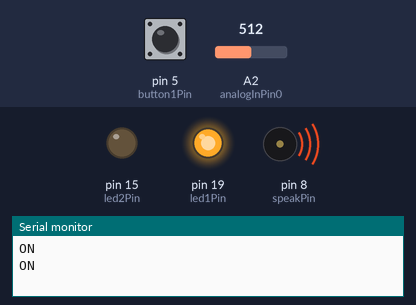
The sketch below on a simulated Arduino Uno, built with avr-gcc and run on an emulated ATmega328P. Parts: output pins drawn as LEDs (lit = HIGH), buzzer (waves = sounding), the last lines printed to the serial monitor. Inputs (shaded band) come from the test bench; at power-on: A2 (analogInPin0) = 512, pin 5 (button1Pin) HIGH. Random numbers use the default seed unless the sketch sets one.

Above: at 3.6 s.
3.7 s: A2 (analogInPin0) set to 529
At 4.1 s:
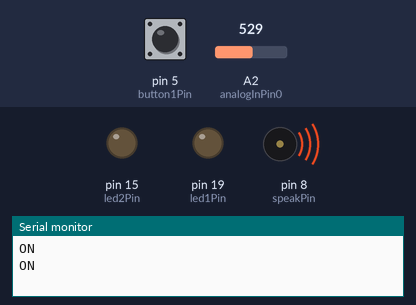
At 6.5 s:
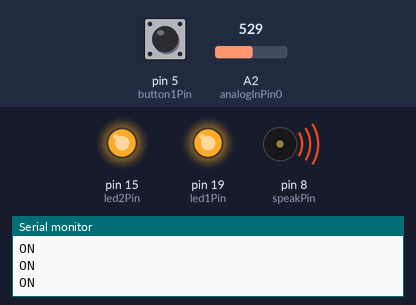
8.1 s: A2 (analogInPin0) set to 0
At 9.27 s:
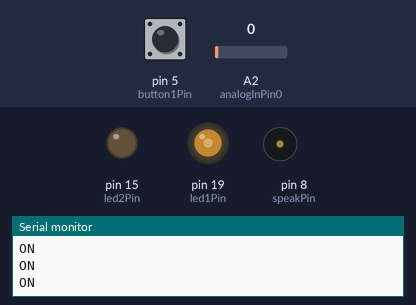
11.7 s: A2 (analogInPin0) set to 3
Timing chart, 0 to 14.1 s (numbered marks = the images above; inputs shaded):
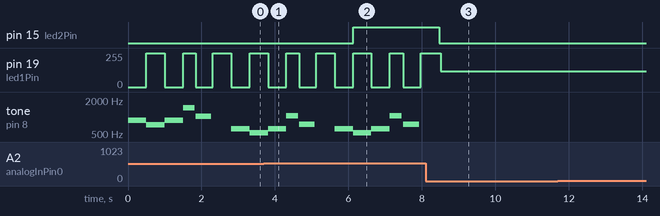

The sketch:

toneMelody.ino
```cpp
 /*Just drop this code in,  as a replacement for  Tone Melody sketch.
 (to find it go to File>Examples>digital>tone_melody ).
  keep the pitches.h tab in the sketch so you can use the music constants that provides.

 the following sketch should be made to work.
  You may use any internet resources, just not talking.
  You will need to hook up the following

  1. a led to Pin  19    (digital out)
  1. another led to Pin 15 (analog out)
  2. a speaker to pin 8  (digital out)
  3. a button to pin 5   (digital in)
  4. a potentiometer to A1  (analog in)

  A. You are to use the breadboard to make the connections and then demo
  to the instructor it working.
  B. Once the instructor has signed off on it  take a picture of it
  with the magical object provided in the shot.
  C. In addition once working, record a 15 second video clip of its functionality.
  D. When done unplug the arduino and wait for further instructions.
  You have ~ 60 minutes.

*/


#include "pitches.h"

int solo[] = {  NOTE_DS5, NOTE_C5, NOTE_DS5, NOTE_C6, NOTE_FS5, 0};

int soloDurations[] = {
  4, 4, 4, 8, 6, 4
};

int riff[] = {
  NOTE_F2, NOTE_F2, NOTE_G2, NOTE_F2, NOTE_GS2, NOTE_F2, NOTE_AS2, NOTE_A2
};

// note durations: 4 = quarter note, 8 = eighth note, etc.:
int riffDurations[] = {
  4, 4, 4, 4, 4, 4, 4, 4
};

float transpose[] = {0.5, 1.0, 2, 1.4};

// constants won't change. They're used here to set pin numbers:
const int button1Pin = 5;     // a btn
const int led1Pin =  19;      // this is for led  out
const int led2Pin =  15;      // this is for second led  out
const int speakPin = 8;    // new position for speaker

const int analogInPin0 = A2;  // Analog input pin for the pot


int button1State = 1;         // variable for reading toggle btn
int sensorValue0 = 0;        // value read from the pot
int outputValue0 = 0;        // value output after map


void setup() {

  Serial.begin(9600);
  // initialize the led pin as an output:
  pinMode(led1Pin, OUTPUT);
  pinMode(led2Pin, OUTPUT);
  // initialize the pushbutton pin as an input:
  pinMode(button1Pin, INPUT_PULLUP);

}


void loop() {
  // read the btn pin
  button1State = digitalRead(button1Pin);

  // read the pot and read the photocell
  sensorValue0 = analogRead(analogInPin0);


  // map it to the range of the analog out for the pot
  outputValue0 = map(sensorValue0, 0, 1023, 0, 255);


  // change the analog out value:
  //Serial.println(outputValue1);

  Serial.println("ON");

  if (button1State == HIGH) {
    // pick a transpose value;
    int whicht = int(random(4));
    for (int thisNote = 0; thisNote < 6; thisNote++) {

      int noteDuration = 1000 / soloDurations[thisNote];
      tone(speakPin, solo[thisNote]*transpose[whicht], constrain(noteDuration * (outputValue0 * .02) , 1, 500) );

      // to distinguish the notes, set a minimum time between them.
      // the note's duration + 30% seems to work well:
      int pauseBetweenNotes = constrain( noteDuration * (outputValue0 * .02) * 1.1, 1, 500);
      delay(pauseBetweenNotes);
      // stop the tone playing:
      noTone(speakPin);

      // toggle the led
      digitalWrite(led1Pin, !digitalRead(led1Pin));
      analogWrite(led2Pin, outputValue0);
    }

  } else {
    // pick a transpose value;
    int whicht = int(random(4));

    // iterate over the notes of the melody:
    for (int thisNote = 0; thisNote < 8; thisNote++) {
      // to calculate the note duration, take one second divided by the note type.
      //e.g. quarter note = 1000 / 4, eighth note = 1000/8, etc.
      int noteDuration = 1000 / riffDurations[thisNote];
      tone(speakPin, riff[thisNote]*transpose[whicht], constrain(noteDuration * (outputValue0 * .006) , 1, 500));
      // to distinguish the notes, set a minimum time between them.
      // the note's duration + 30% seems to work well:
      int pauseBetweenNotes = constrain(noteDuration * (outputValue0 * .006) * 1.1 , 1, 500);
      delay(pauseBetweenNotes);
      // stop the tone playing:
      noTone(speakPin);
      // toggle the led
      digitalWrite(led1Pin, !digitalRead(led1Pin));
      analogWrite(led2Pin, outputValue0);
    }

  }


}


     
```

pitches.h
```cpp
/*************************************************
   Public Constants
 *************************************************/

#define NOTE_B0 31
#define NOTE_C1 33
#define NOTE_CS1 35
#define NOTE_D1 37
#define NOTE_DS1 39
#define NOTE_E1 41
#define NOTE_F1 44
#define NOTE_FS1 46
#define NOTE_G1 49
#define NOTE_GS1 52
#define NOTE_A1 55
#define NOTE_AS1 58
#define NOTE_B1 62
#define NOTE_C2 65
#define NOTE_CS2 69
#define NOTE_D2 73
#define NOTE_DS2 78
#define NOTE_E2 82
#define NOTE_F2 87
#define NOTE_FS2 93
#define NOTE_G2 98
#define NOTE_GS2 104
#define NOTE_A2 110
#define NOTE_AS2 117
#define NOTE_B2 123
#define NOTE_C3 131
#define NOTE_CS3 139
#define NOTE_D3 147
#define NOTE_DS3 156
#define NOTE_E3 165
#define NOTE_F3 175
#define NOTE_FS3 185
#define NOTE_G3 196
#define NOTE_GS3 208
#define NOTE_A3 220
#define NOTE_AS3 233
#define NOTE_B3 247
#define NOTE_C4 262
#define NOTE_CS4 277
#define NOTE_D4 294
#define NOTE_DS4 311
#define NOTE_E4 330
#define NOTE_F4 349
#define NOTE_FS4 370
#define NOTE_G4 392
#define NOTE_GS4 415
#define NOTE_A4 440
#define NOTE_AS4 466
#define NOTE_B4 494
#define NOTE_C5 523
#define NOTE_CS5 554
#define NOTE_D5 587
#define NOTE_DS5 622
#define NOTE_E5 659
#define NOTE_F5 698
#define NOTE_FS5 740
#define NOTE_G5 784
#define NOTE_GS5 831
#define NOTE_A5 880
#define NOTE_AS5 932
#define NOTE_B5 988
#define NOTE_C6 1047
#define NOTE_CS6 1109
#define NOTE_D6 1175
#define NOTE_DS6 1245
#define NOTE_E6 1319
#define NOTE_F6 1397
#define NOTE_FS6 1480
#define NOTE_G6 1568
#define NOTE_GS6 1661
#define NOTE_A6 1760
#define NOTE_AS6 1865
#define NOTE_B6 1976
#define NOTE_C7 2093
#define NOTE_CS7 2217
#define NOTE_D7 2349
#define NOTE_DS7 2489
#define NOTE_E7 2637
#define NOTE_F7 2794
#define NOTE_FS7 2960
#define NOTE_G7 3136
#define NOTE_GS7 3322
#define NOTE_A7 3520
#define NOTE_AS7 3729
#define NOTE_B7 3951
#define NOTE_C8 4186
#define NOTE_CS8 4435
#define NOTE_D8 4699
#define NOTE_DS8 4978
```

Measured:
- the behaviour switches between 513 and 514 on A2 (analogInPin0) (found by bisection; images 0 and 1)
- after the input at 3.7 s, pin 15 (led2Pin): LOW → HIGH after 2.4 s
- after the input at 8.1 s, pin 15 (led2Pin): HIGH → LOW after 0.37 s
- by itself, tone on pin 8 (speakPin): plays 622 Hz for 0.50 s, 1047 Hz for 0.32 s, 740 Hz for 0.42 s, 622 Hz for 0.50 s, 523 Hz for 0.50 s, 622 Hz for 0.50 s … (8 notes in this stretch)
